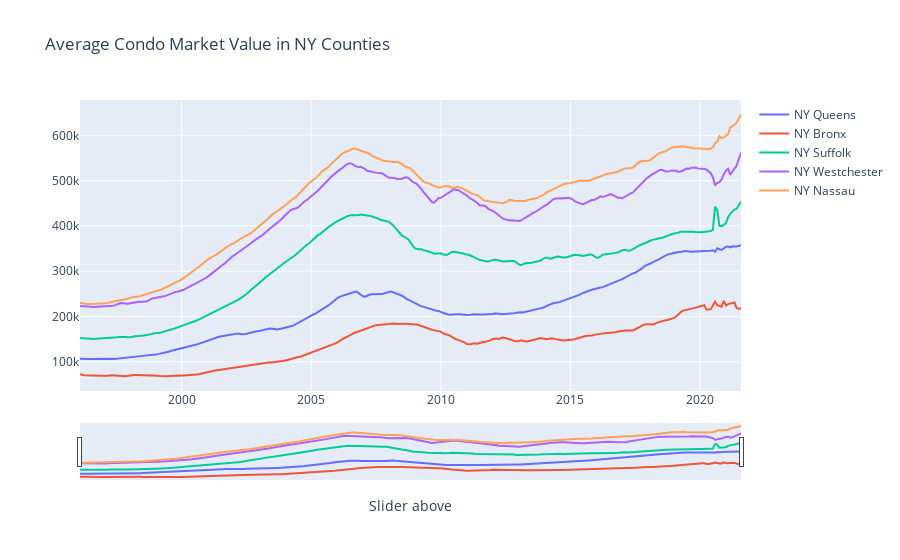

The notebook cell saved with this chart:
### Code cell
graph = go.Figure()
graph.add_trace(go.Scatter(x=queens.date, y=queens.value, name = 'NY Queens'))
graph.add_trace(go.Scatter(x=bronx.date, y=bronx.value, name = 'NY Bronx'))
graph.add_trace(go.Scatter(x=suffolk.date, y=suffolk.value, name = 'NY Suffolk'))
graph.add_trace(go.Scatter(x=westchester.date, y=westchester.value, name = 'NY Westchester'))
graph.add_trace(go.Scatter(x=nassau.date, y=nassau.value, name = 'NY Nassau'))
graph.update_layout(title="Average Condominium Market Value in NY Counties")
graph.update_xaxes(rangeslider_visible=True, title = 'Slider above')
graph.show()

### Figure 1 — Plotly figure (JSON) as saved in the notebook; plotly's stock layout.template omitted (floating-point values rounded to 4 significant figures; data arrays with more than 128 entries replaced by an {"elided": "..."} marker saying what was removed)
{"data": [{"name": "NY Queens", "type": "scatter", "x": {"elided": "307 str values"}, "y": {"elided": "307 int values"}}, {"name": "NY Bronx", "type": "scatter", "x": {"elided": "307 str values"}, "y": {"elided": "307 int values"}}, {"name": "NY Suffolk", "type": "scatter", "x": {"elided": "307 str values"}, "y": {"elided": "307 int values"}}, {"name": "NY Westchester", "type": "scatter", "x": {"elided": "307 str values"}, "y": {"elided": "307 int values"}}, {"name": "NY Nassau", "type": "scatter", "x": {"elided": "307 str values"}, "y": {"elided": "307 int values"}}], "layout": {"title": {"text": "Average Condo Market Value in NY Counties"}, "xaxis": {"rangeslider": {"visible": true}, "title": {"text": "Slider above"}}}}
